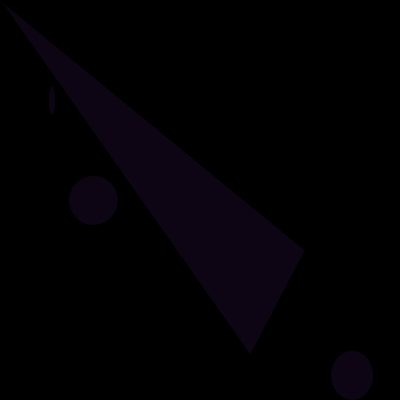
Frame 1 (no input)
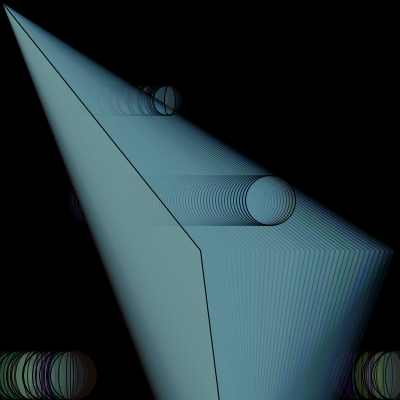
Frame 60 (the mouse pressed at the canvas centre just before this capture)
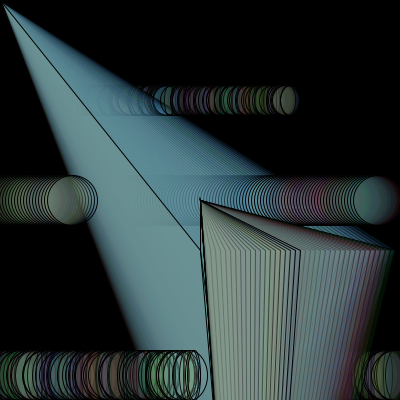
Frame 120 (the mouse held since frame 60 and released just before this capture)

The Processing sketch that drew these frames (run headless with seeded random() and noise(); from frame 60 on, the mouse is pressed at the canvas centre):

// Processing sketch: processing_131753
// ── processing_131753.pde

//HW 3 Jordana Bungard
//bungard.9@osu.edu February 4,2014
float x=50;
float y=100;
float z=90;
float w=200;
float i=300;
float h=350;
float a=350;
float b=375;
void setup(){
  size(400,400);
  background(0);
  frameRate(9);
}
  
  void draw() {
    x=x+2;
    z=z+3;
    h=h+5;
    i=i+5;
    a=a+2;
    if(z>35);
    if(x>90);
    fill(random(256), random(256), random(256),20);
    ellipse(x,y,random(30),30);
    ellipse(a,b,random(50),50);
    ellipse(z,w,50,50);
    if(z>375)
    z=0;
    if (i>395)
    i=200;
    if (x>395)
    x=5;
    if (a>395)
    a=0;
 triangle(mouseX,mouseY,i,250,250,h);
 rect(0,50,0,100,100,50,100,100);
if(mouseX>350) {
    background(255);
    }
if(mouseY>350) {
      background(random(256),random(256),random(256));}}
   
